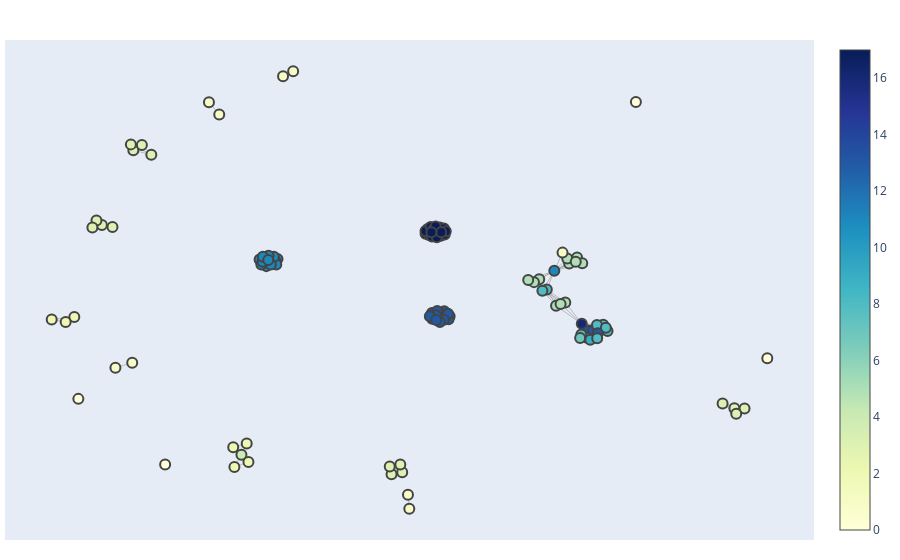

Write notebook code for a chart like this one.
### Code cell
# Visualize the graph
import networkx as nx
import matplotlib.pyplot as plt
import nbformat

G = nx.Graph(graph)
pos = nx.spring_layout(G)

edge_x = []
edge_y = []
for edge in G.edges():
    x0, y0 = pos[edge[0]]
    x1, y1 = pos[edge[1]]
    edge_x.extend([x0, x1, None])
    edge_y.extend([y0, y1, None])

edge_trace = go.Scatter(x=edge_x, y=edge_y, line=dict(width=0.5, color='#888'), hoverinfo='none', mode='lines')

node_x = [pos[node][0] for node in G.nodes()]
node_y = [pos[node][1] for node in G.nodes()]

# Add text to each node
node_text = [f'Node {node}' for node in G.nodes()]

# Add node colors that scale to number of connections
node_adjacencies = []
node_color = []
for node, adjacencies in enumerate(G.adjacency()):
    node_adjacencies.append(len(adjacencies[1]))
node_color = node_adjacencies

node_trace = go.Scatter(x=node_x, y=node_y, mode='markers', hoverinfo='text', marker=dict(showscale=True, colorscale='YlGnBu', size=10, color=node_color, line=dict(width=2)), text=node_text)

fig = go.Figure(data=[edge_trace, node_trace], layout=go.Layout(showlegend=False, hovermode='closest', margin=dict(b=20,l=5,r=5,t=40), xaxis=dict(showgrid=False, zeroline=False, showticklabels=False), yaxis=dict(showgrid=False, zeroline=False, showticklabels=False)))

fig.show()

### Figure 1 — Plotly figure (JSON) as saved in the notebook; plotly's stock layout.template omitted (floating-point values rounded to 4 significant figures; data arrays with more than 128 entries replaced by an {"elided": "..."} marker saying what was removed)
{"data": [{"hoverinfo": "none", "line": {"color": "#888", "width": 0.5}, "mode": "lines", "type": "scatter", "x": {"elided": "1377 float values"}, "y": {"elided": "1377 float values"}}, {"hoverinfo": "text", "marker": {"color": [17, 17, 17, 17, 17, 17, 17, 17, 17, 17, 17, 17, 17, 17, 17, 17, 17, 17, 13, 13, 13, 8, 8, 8, 8, 16, 13, 9, 8, 9, 8, 0, 1, 1, 0, 3, 3, 3, 3, 3, 3, 3, 3, 5, 8, 5, 5, 8, 1, 1, 3, 3, 3, 3, 1, 1, 5, 5, 5, 11, 5, 5, 5, 5, 5, 3, 3, 3, 3, 0, 0, 11, 11, 11, 11, 11, 11, 11, 11, 11, 11, 11, 11, 1, 2, 2, 4, 7, 13, 13, 13, 13, 13, 13, 13, 13, 13, 13, 13, 13, 13, 13, 2, 2, 1, 1, 2, 2, 2], "colorscale": [[0, "rgb(255,255,217)"], [0.125, "rgb(237,248,177)"], [0.25, "rgb(199,233,180)"], [0.375, "rgb(127,205,187)"], [0.5, "rgb(65,182,196)"], [0.625, "rgb(29,145,192)"], [0.75, "rgb(34,94,168)"], [0.875, "rgb(37,52,148)"], [1, "rgb(8,29,88)"]], "line": {"width": 2}, "showscale": true, "size": 10}, "mode": "markers", "text": ["Node Guy M. McKhann", "Node David S. Knopman", "Node Howard Chertkow", "Node Bradley T. Hyman", "Node Clifford R. Jack", "Node Claudia H. Kawas", "Node William E. Klunk", "Node Walter J. Koroshetz", "Node Jennifer J. Manly", "Node Richard Mayeux", "Node Richard C. Mohs", "Node John C. Morris", "Node Martin N. Rossor", "Node Philip Scheltens", "Node María C. Carrillo", "Node Bill Thies", "Node Sandra Weıntraub", "Node Creighton H. Phelps", "Node Sasha Stankovich", "Node Dmitriy A. Dikin", "Node Richard D. Piner", "Node Kevin A. Kohlhaas", "Node Alfred Kleinhammes", "Node Yuanyuan Jia", "Node Yue Wu", "Node SonBinh T. Nguyen", "Node Rodney S. Ruoff", "Node Geoffrey Dommett", "Node K. Kohlhaas", "Node Eric Zimney", "Node Eric A. Stach", "Node Robert M. Entman", "Node Saul B. Needleman", "Node Christian D. Wunsch", "Node Margaret A. Peteraf", "Node K. Lance Kelly", "Node Eduardo A. Coronado", "Node Linlin Zhao", "Node George C. Schatz", "Node Haeshin Lee", "Node Shara M. Dellatore", "Node William M. Miller", "Node Phillip B. Messersmith", "Node Jun Young Lee", "Node Omar K. Farha", "Node John M. Roberts", "Node Karl A. Scheidt", "Node Joseph T. Hupp", "Node Albert László Barabási", "Node Zoltán N. Oltvai", "Node Chad A. Mirkin", "Node Robert L. Letsinger", "Node Robert C. Mucic", "Node James J. Storhoff", "Node Cheng-Di Dong", "Node Jorge Nocedal", "Node Lauren E. Kreno", "Node Kirsty Leong", "Node Mark D. Allendorf", "Node Richard P. Van Duyne", "Node Jeffrey N. Anker", "Node W. Paige Hall", "Node Olga Lyandres", "Node Nilam C. Shah", "Node Jing Zhao", "Node Xiang Wan", "Node Wenqian Wang", "Node Jiming Liu", "Node Tiejun Tong", "Node Roger B. Myerson", "Node Rolf W. Banz", "Node Lionel A. Mandell", "Node Richard G. Wunderink", "Node Antonio Anzueto", "Node John G. Bartlett", "Node G. Douglas Campbell", "Node Nathan C. Dean", "Node Scott F. Dowell", "Node Daniel M. Musher", "Node Michael S. Niederman", "Node Antônio Torres", "Node Cynthia G. Whitney", "Node Michael E. DeBakey Veterans", "Node Katherine A. Willets", "Node Nicolas Moës", "Node J Dolbow", "Node Ted Belytschko", "Node Guennadi Evmenenko", "Node Martien A. Cohen Stuart", "Node Wilhelm T. S. Huck", "Node Jan Genzer", "Node Marcus Müller", "Node Christopher K. Ober", "Node Manfred Stamm", "Node Gleb B. Sukhorukov", "Node Igal Szleifer", "Node Vladimir V. Tsukruk", "Node Marek W. Urban", "Node Françoise M. Winnik", "Node Stefan Zauscher", "Node Igor Luzinov", "Node Sergiy Minko", "Node Ye Lu", "Node Linxia Gu", "Node E. Allan Lind", "Node Tom R. Tyler", "Node Andrew Ortony", "Node Gerald L. Clore", "Node Allan Collins"], "type": "scatter", "x": [0.04161, 0.07766, 0.07541, 0.04979, 0.05679, 0.04655, 0.04152, 0.05365, 0.08702, 0.06009, 0.06649, 0.07224, 0.08524, 0.08957, 0.06541, 0.06825, 0.07881, 0.05539, 0.4382, 0.4278, 0.4399, 0.4635, 0.4488, 0.4739, 0.4698, 0.4127, 0.4506, 0.4233, 0.4117, 0.4329, 0.4494, -0.5772, -0.6554, -0.6953, -0.7834, -0.7275, -0.7404, -0.75, -0.7023, -0.03927, -0.01387, -0.04355, -0.01841, 0.3516, 0.3296, 0.3736, 0.3623, 0.3191, -0.297, -0.273, -0.6528, -0.6586, -0.6324, -0.61, -0.4731, -0.4486, 0.3116, 0.2991, 0.2854, 0.3474, 0.3827, 0.4015, 0.4139, 0.3782, 0.3984, 0.7752, 0.7994, 0.7796, 0.7473, 0.5413, 0.8535, -0.3102, -0.3368, -0.3146, -0.3131, -0.3528, -0.3189, -0.3316, -0.3486, -0.3455, -0.3261, -0.345, -0.3321, 0.367, -0.4154, -0.3834, -0.3959, 0.4088, 0.05686, 0.08084, 0.08593, 0.0988, 0.07818, 0.06922, 0.05726, 0.09622, 0.06606, 0.09489, 0.08483, 0.07567, 0.05169, 0.06683, -0.3792, -0.4126, 0.002932, -0.0002322, -0.8467, -0.793, -0.8135], "y": [0.2745, 0.2666, 0.3028, 0.2694, 0.2627, 0.2963, 0.2872, 0.3056, 0.2715, 0.2937, 0.2721, 0.2913, 0.2987, 0.286, 0.3078, 0.2594, 0.2814, 0.2817, -0.1691, -0.1578, -0.1561, -0.1309, -0.1319, -0.1586, -0.1442, -0.1266, -0.1691, -0.1883, -0.1741, -0.1979, -0.1908, -0.7543, -0.3005, -0.3227, -0.4616, 0.3139, 0.3344, 0.3033, 0.3053, -0.7974, -0.7886, -0.7628, -0.7543, -0.0461, 0.02631, -0.03147, -0.03866, 0.02109, 0.978, 1.0, 0.648, 0.6737, 0.6712, 0.6275, 0.8619, 0.8075, 0.07195, 0.05922, 0.06859, 0.1095, 0.1425, 0.1695, 0.1432, 0.1647, 0.1505, -0.5034, -0.5049, -0.5282, -0.4827, 0.8632, -0.2801, 0.1626, 0.1306, 0.1509, 0.1377, 0.16, 0.1729, 0.1766, 0.138, 0.1499, 0.1375, 0.1721, 0.1584, 0.1909, -0.6779, -0.6606, -0.7104, -0.1905, -0.07827, -0.09532, -0.07063, -0.09331, -0.08068, -0.06966, -0.1038, -0.1066, -0.08866, -0.08165, -0.1082, -0.1182, -0.09277, -0.1099, -0.7432, -0.7658, -0.9518, -0.889, -0.1075, -0.09587, -0.1185]}], "layout": {"hovermode": "closest", "margin": {"b": 20, "l": 5, "r": 5, "t": 40}, "showlegend": false, "xaxis": {"showgrid": false, "showticklabels": false, "zeroline": false}, "yaxis": {"showgrid": false, "showticklabels": false, "zeroline": false}}}
